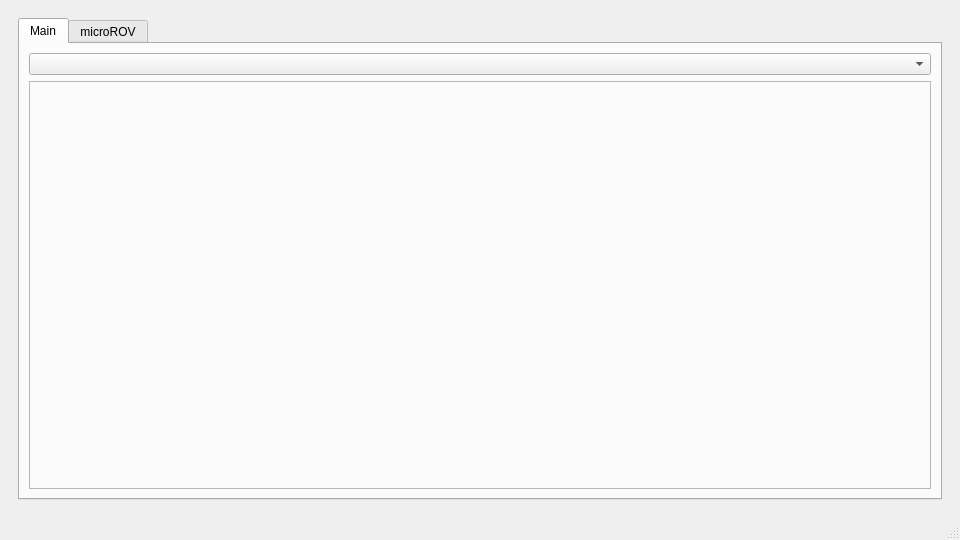
<?xml version="1.0" encoding="UTF-8"?>
<ui version="4.0">
 <class>MainWindow</class>
 <widget class="QMainWindow" name="MainWindow">
  <property name="geometry">
   <rect>
    <x>0</x>
    <y>0</y>
    <width>960</width>
    <height>540</height>
   </rect>
  </property>
  <property name="sizePolicy">
   <sizepolicy hsizetype="Preferred" vsizetype="Preferred">
    <horstretch>0</horstretch>
    <verstretch>0</verstretch>
   </sizepolicy>
  </property>
  <property name="minimumSize">
   <size>
    <width>0</width>
    <height>0</height>
   </size>
  </property>
  <property name="baseSize">
   <size>
    <width>0</width>
    <height>0</height>
   </size>
  </property>
  <property name="windowTitle">
   <string>MainWindow</string>
  </property>
  <widget class="QWidget" name="centralwidget">
   <property name="maximumSize">
    <size>
     <width>16777215</width>
     <height>16777215</height>
    </size>
   </property>
   <layout class="QGridLayout" name="gridLayout">
    <item row="0" column="0">
     <widget class="QWidget" name="verticalWidget" native="true">
      <property name="sizePolicy">
       <sizepolicy hsizetype="Expanding" vsizetype="Ignored">
        <horstretch>0</horstretch>
        <verstretch>0</verstretch>
       </sizepolicy>
      </property>
      <layout class="QGridLayout" name="gridLayout_2">
       <item row="0" column="0">
        <widget class="QTabWidget" name="tabWidget">
         <property name="currentIndex">
          <number>0</number>
         </property>
         <widget class="QWidget" name="tab1">
          <attribute name="title">
           <string>Main</string>
          </attribute>
          <layout class="QGridLayout" name="gridLayout_3">
           <item row="0" column="0">
            <layout class="QVBoxLayout" name="verticalLayout">
             <item>
              <widget class="QComboBox" name="camComboBox1"/>
             </item>
             <item>
              <widget class="QFrame" name="frame1">
               <property name="frameShape">
                <enum>QFrame::StyledPanel</enum>
               </property>
               <property name="frameShadow">
                <enum>QFrame::Raised</enum>
               </property>
              </widget>
             </item>
            </layout>
           </item>
          </layout>
         </widget>
         <widget class="QWidget" name="tab2">
          <attribute name="title">
           <string>microROV</string>
          </attribute>
          <layout class="QGridLayout" name="gridLayout_4">
           <item row="0" column="0">
            <layout class="QVBoxLayout" name="verticalLayout_2">
             <item>
              <widget class="QComboBox" name="camComboBox2"/>
             </item>
             <item>
              <layout class="QHBoxLayout" name="horizontalLayout">
               <item>
                <widget class="QFrame" name="frame2">
                 <property name="frameShape">
                  <enum>QFrame::StyledPanel</enum>
                 </property>
                 <property name="frameShadow">
                  <enum>QFrame::Raised</enum>
                 </property>
                </widget>
               </item>
               <item>
                <widget class="QWidget" name="verticalWidget_3" native="true">
                 <property name="sizePolicy">
                  <sizepolicy hsizetype="Maximum" vsizetype="Preferred">
                   <horstretch>0</horstretch>
                   <verstretch>0</verstretch>
                  </sizepolicy>
                 </property>
                 <layout class="QVBoxLayout" name="verticalLayout_3">
                  <item>
                   <widget class="QRadioButton" name="baudrate9600RadioButton">
                    <property name="text">
                     <string>9600 BaudRate</string>
                    </property>
                    <property name="checked">
                     <bool>true</bool>
                    </property>
                   </widget>
                  </item>
                  <item>
                   <widget class="QRadioButton" name="baudrate115200RadioButton">
                    <property name="text">
                     <string>115200 BaudRate</string>
                    </property>
                   </widget>
                  </item>
                  <item>
                   <widget class="QLabel" name="COMPortText">
                    <property name="sizePolicy">
                     <sizepolicy hsizetype="Preferred" vsizetype="Minimum">
                      <horstretch>0</horstretch>
                      <verstretch>0</verstretch>
                     </sizepolicy>
                    </property>
                    <property name="text">
                     <string>COMPort:</string>
                    </property>
                   </widget>
                  </item>
                  <item>
                   <widget class="QLineEdit" name="COMPortLineEdit">
                    <property name="sizePolicy">
                     <sizepolicy hsizetype="Preferred" vsizetype="Fixed">
                      <horstretch>0</horstretch>
                      <verstretch>0</verstretch>
                     </sizepolicy>
                    </property>
                   </widget>
                  </item>
                  <item>
                   <widget class="QPushButton" name="startCOMButton">
                    <property name="text">
                     <string>Start</string>
                    </property>
                   </widget>
                  </item>
                  <item>
                   <spacer name="verticalSpacer">
                    <property name="orientation">
                     <enum>Qt::Vertical</enum>
                    </property>
                    <property name="sizeType">
                     <enum>QSizePolicy::Minimum</enum>
                    </property>
                    <property name="sizeHint" stdset="0">
                     <size>
                      <width>20</width>
                      <height>40</height>
                     </size>
                    </property>
                   </spacer>
                  </item>
                  <item>
                   <widget class="QLabel" name="DataText">
                    <property name="text">
                     <string>Data:</string>
                    </property>
                   </widget>
                  </item>
                  <item>
                   <spacer name="horizontalSpacer">
                    <property name="orientation">
                     <enum>Qt::Horizontal</enum>
                    </property>
                    <property name="sizeType">
                     <enum>QSizePolicy::Maximum</enum>
                    </property>
                    <property name="sizeHint" stdset="0">
                     <size>
                      <width>190</width>
                      <height>1</height>
                     </size>
                    </property>
                   </spacer>
                  </item>
                  <item>
                   <widget class="QLabel" name="dirData">
                    <property name="text">
                     <string>Direction: -1</string>
                    </property>
                   </widget>
                  </item>
                  <item>
                   <widget class="QLabel" name="powData">
                    <property name="text">
                     <string>MotorPower: -1</string>
                    </property>
                   </widget>
                  </item>
                  <item>
                   <widget class="QLabel" name="brightnessData">
                    <property name="text">
                     <string>LightBrightness: -1</string>
                    </property>
                   </widget>
                  </item>
                 </layout>
                </widget>
               </item>
              </layout>
             </item>
            </layout>
           </item>
          </layout>
         </widget>
        </widget>
       </item>
      </layout>
     </widget>
    </item>
   </layout>
  </widget>
  <widget class="QMenuBar" name="menubar">
   <property name="geometry">
    <rect>
     <x>0</x>
     <y>0</y>
     <width>960</width>
     <height>26</height>
    </rect>
   </property>
  </widget>
  <widget class="QStatusBar" name="statusbar"/>
 </widget>
 <resources/>
 <connections/>
</ui>
